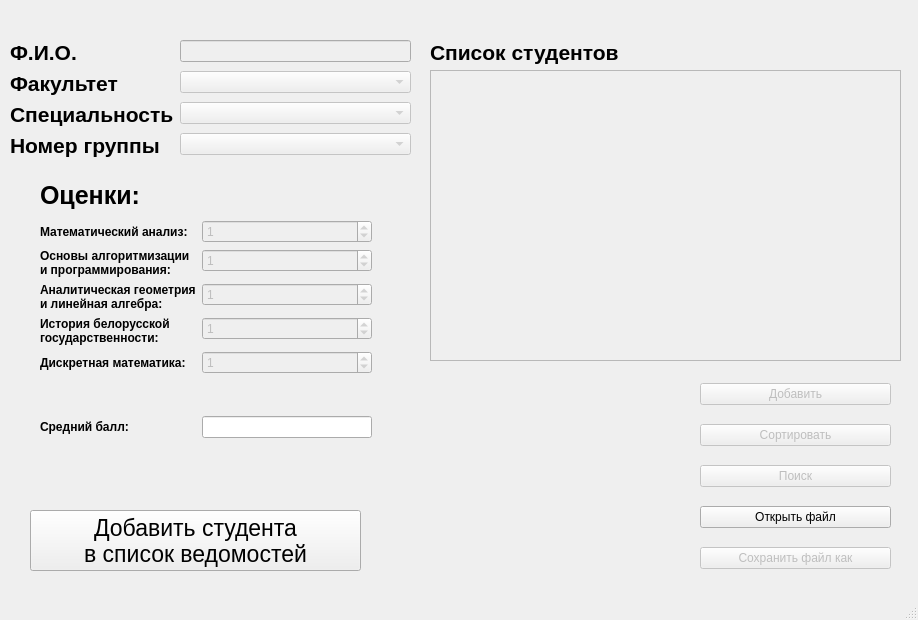
<?xml version="1.0" encoding="UTF-8"?>
<ui version="4.0">
 <class>MainWindow</class>
 <widget class="QMainWindow" name="MainWindow">
  <property name="geometry">
   <rect>
    <x>0</x>
    <y>0</y>
    <width>918</width>
    <height>620</height>
   </rect>
  </property>
  <property name="minimumSize">
   <size>
    <width>0</width>
    <height>620</height>
   </size>
  </property>
  <property name="maximumSize">
   <size>
    <width>1000000</width>
    <height>10000</height>
   </size>
  </property>
  <property name="windowTitle">
   <string>Ведомости успеваемости</string>
  </property>
  <widget class="QWidget" name="centralwidget">
   <widget class="QLabel" name="label_2">
    <property name="geometry">
     <rect>
      <x>40</x>
      <y>180</y>
      <width>121</width>
      <height>31</height>
     </rect>
    </property>
    <property name="font">
     <font>
      <pointsize>19</pointsize>
      <bold>true</bold>
     </font>
    </property>
    <property name="text">
     <string>Оценки:</string>
    </property>
   </widget>
   <widget class="QListWidget" name="listWidget">
    <property name="enabled">
     <bool>false</bool>
    </property>
    <property name="geometry">
     <rect>
      <x>430</x>
      <y>70</y>
      <width>471</width>
      <height>291</height>
     </rect>
    </property>
   </widget>
   <widget class="QLabel" name="label_11">
    <property name="geometry">
     <rect>
      <x>430</x>
      <y>40</y>
      <width>191</width>
      <height>25</height>
     </rect>
    </property>
    <property name="font">
     <font>
      <pointsize>16</pointsize>
      <bold>true</bold>
     </font>
    </property>
    <property name="text">
     <string>Список студентов</string>
    </property>
   </widget>
   <widget class="QWidget" name="layoutWidget">
    <property name="geometry">
     <rect>
      <x>40</x>
      <y>220</y>
      <width>332</width>
      <height>281</height>
     </rect>
    </property>
    <layout class="QFormLayout" name="marks">
     <item row="0" column="0">
      <widget class="QLabel" name="label_3">
       <property name="font">
        <font>
         <bold>true</bold>
        </font>
       </property>
       <property name="text">
        <string>Математический анализ:</string>
       </property>
      </widget>
     </item>
     <item row="1" column="0">
      <widget class="QLabel" name="label_4">
       <property name="font">
        <font>
         <bold>true</bold>
        </font>
       </property>
       <property name="text">
        <string>Основы алгоритмизации
и программирования:</string>
       </property>
      </widget>
     </item>
     <item row="2" column="0">
      <widget class="QLabel" name="label_5">
       <property name="font">
        <font>
         <bold>true</bold>
        </font>
       </property>
       <property name="text">
        <string>Аналитическая геометрия
и линейная алгебра:</string>
       </property>
      </widget>
     </item>
     <item row="3" column="0">
      <widget class="QLabel" name="label_6">
       <property name="font">
        <font>
         <bold>true</bold>
        </font>
       </property>
       <property name="text">
        <string>История белорусской
государственности:</string>
       </property>
      </widget>
     </item>
     <item row="4" column="0">
      <widget class="QLabel" name="label_7">
       <property name="font">
        <font>
         <bold>true</bold>
        </font>
       </property>
       <property name="text">
        <string>Дискретная математика:</string>
       </property>
      </widget>
     </item>
     <item row="5" column="0">
      <spacer name="verticalSpacer">
       <property name="orientation">
        <enum>Qt::Vertical</enum>
       </property>
       <property name="sizeType">
        <enum>QSizePolicy::Fixed</enum>
       </property>
       <property name="sizeHint" stdset="0">
        <size>
         <width>20</width>
         <height>30</height>
        </size>
       </property>
      </spacer>
     </item>
     <item row="6" column="0">
      <widget class="QLabel" name="label_8">
       <property name="font">
        <font>
         <bold>true</bold>
        </font>
       </property>
       <property name="text">
        <string>Средний балл:</string>
       </property>
      </widget>
     </item>
     <item row="6" column="1">
      <widget class="QLineEdit" name="lineAvgMark">
       <property name="enabled">
        <bool>true</bool>
       </property>
       <property name="frame">
        <bool>true</bool>
       </property>
       <property name="readOnly">
        <bool>true</bool>
       </property>
      </widget>
     </item>
     <item row="0" column="1">
      <widget class="QSpinBox" name="spinMatan">
       <property name="enabled">
        <bool>false</bool>
       </property>
       <property name="maximum">
        <number>10</number>
       </property>
       <property name="value">
        <number>1</number>
       </property>
      </widget>
     </item>
     <item row="1" column="1">
      <widget class="QSpinBox" name="spinOAIP">
       <property name="enabled">
        <bool>false</bool>
       </property>
       <property name="maximum">
        <number>10</number>
       </property>
       <property name="value">
        <number>1</number>
       </property>
      </widget>
     </item>
     <item row="2" column="1">
      <widget class="QSpinBox" name="spinAgila">
       <property name="enabled">
        <bool>false</bool>
       </property>
       <property name="maximum">
        <number>10</number>
       </property>
       <property name="value">
        <number>1</number>
       </property>
      </widget>
     </item>
     <item row="3" column="1">
      <widget class="QSpinBox" name="spinHist">
       <property name="enabled">
        <bool>false</bool>
       </property>
       <property name="maximum">
        <number>10</number>
       </property>
       <property name="value">
        <number>1</number>
       </property>
      </widget>
     </item>
     <item row="4" column="1">
      <widget class="QSpinBox" name="spinDM">
       <property name="enabled">
        <bool>false</bool>
       </property>
       <property name="maximum">
        <number>10</number>
       </property>
       <property name="value">
        <number>1</number>
       </property>
      </widget>
     </item>
    </layout>
   </widget>
   <widget class="QWidget" name="layoutWidget">
    <property name="geometry">
     <rect>
      <x>10</x>
      <y>40</y>
      <width>401</width>
      <height>162</height>
     </rect>
    </property>
    <layout class="QFormLayout" name="info">
     <item row="0" column="0">
      <widget class="QLabel" name="label">
       <property name="font">
        <font>
         <pointsize>16</pointsize>
         <bold>true</bold>
        </font>
       </property>
       <property name="text">
        <string>Ф.И.О.</string>
       </property>
      </widget>
     </item>
     <item row="0" column="1">
      <widget class="QLineEdit" name="lineName">
       <property name="enabled">
        <bool>false</bool>
       </property>
      </widget>
     </item>
     <item row="1" column="0">
      <widget class="QLabel" name="label_9">
       <property name="font">
        <font>
         <pointsize>16</pointsize>
         <bold>true</bold>
        </font>
       </property>
       <property name="text">
        <string>Факультет</string>
       </property>
      </widget>
     </item>
     <item row="1" column="1">
      <widget class="QComboBox" name="comboFaculty">
       <property name="enabled">
        <bool>false</bool>
       </property>
      </widget>
     </item>
     <item row="2" column="0">
      <widget class="QLabel" name="label_13">
       <property name="font">
        <font>
         <pointsize>16</pointsize>
         <bold>true</bold>
        </font>
       </property>
       <property name="text">
        <string>Специальность</string>
       </property>
      </widget>
     </item>
     <item row="2" column="1">
      <widget class="QComboBox" name="comboSpeciality">
       <property name="enabled">
        <bool>false</bool>
       </property>
      </widget>
     </item>
     <item row="3" column="0">
      <widget class="QLabel" name="label_10">
       <property name="font">
        <font>
         <pointsize>16</pointsize>
         <bold>true</bold>
        </font>
       </property>
       <property name="text">
        <string>Номер группы</string>
       </property>
      </widget>
     </item>
     <item row="3" column="1">
      <widget class="QComboBox" name="comboGroup">
       <property name="enabled">
        <bool>false</bool>
       </property>
      </widget>
     </item>
    </layout>
   </widget>
   <widget class="QWidget" name="layoutWidget">
    <property name="geometry">
     <rect>
      <x>700</x>
      <y>370</y>
      <width>191</width>
      <height>215</height>
     </rect>
    </property>
    <layout class="QVBoxLayout" name="buttons">
     <property name="spacing">
      <number>6</number>
     </property>
     <property name="sizeConstraint">
      <enum>QLayout::SetDefaultConstraint</enum>
     </property>
     <property name="topMargin">
      <number>0</number>
     </property>
     <item>
      <widget class="QPushButton" name="addButton">
       <property name="enabled">
        <bool>false</bool>
       </property>
       <property name="text">
        <string>Добавить</string>
       </property>
       <property name="icon">
        <iconset theme="list-add"/>
       </property>
      </widget>
     </item>
     <item>
      <widget class="QPushButton" name="sortButton">
       <property name="enabled">
        <bool>false</bool>
       </property>
       <property name="text">
        <string>Сортировать</string>
       </property>
       <property name="icon">
        <iconset theme="go-bottom"/>
       </property>
      </widget>
     </item>
     <item>
      <widget class="QPushButton" name="findButton">
       <property name="enabled">
        <bool>false</bool>
       </property>
       <property name="text">
        <string>Поиск</string>
       </property>
       <property name="icon">
        <iconset theme="edit-find"/>
       </property>
      </widget>
     </item>
     <item>
      <widget class="QPushButton" name="openButton">
       <property name="enabled">
        <bool>true</bool>
       </property>
       <property name="text">
        <string>Открыть файл</string>
       </property>
       <property name="icon">
        <iconset theme="document-new"/>
       </property>
      </widget>
     </item>
     <item>
      <widget class="QPushButton" name="saveButton">
       <property name="enabled">
        <bool>false</bool>
       </property>
       <property name="text">
        <string>Сохранить файл как</string>
       </property>
       <property name="icon">
        <iconset theme="document-save-as"/>
       </property>
      </widget>
     </item>
    </layout>
   </widget>
   <widget class="QPushButton" name="acceptAdding">
    <property name="geometry">
     <rect>
      <x>30</x>
      <y>510</y>
      <width>331</width>
      <height>61</height>
     </rect>
    </property>
    <property name="font">
     <font>
      <pointsize>17</pointsize>
     </font>
    </property>
    <property name="text">
     <string>Добавить студента
в список ведомостей</string>
    </property>
    <property name="icon">
     <iconset theme="emblem-default"/>
    </property>
    <property name="iconSize">
     <size>
      <width>40</width>
      <height>40</height>
     </size>
    </property>
   </widget>
  </widget>
  <widget class="QMenuBar" name="menubar">
   <property name="geometry">
    <rect>
     <x>0</x>
     <y>0</y>
     <width>918</width>
     <height>22</height>
    </rect>
   </property>
  </widget>
  <widget class="QStatusBar" name="statusbar"/>
 </widget>
 <resources/>
 <connections/>
</ui>
